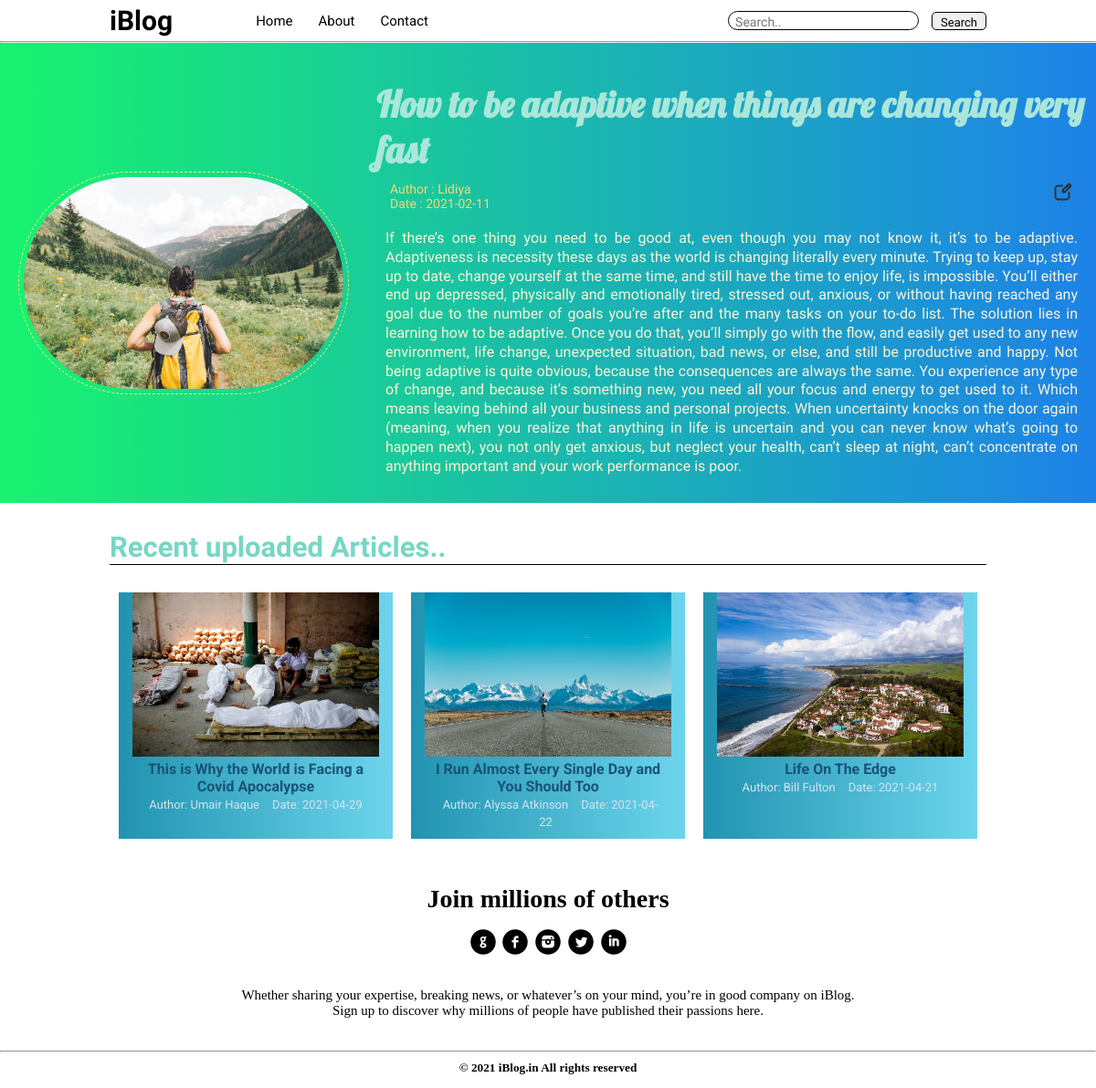
Screenshot of /blog.php?id=4 with the database file from the repository.
### tables this page shows
CREATE TABLE `blogger` (
  `id` int(11) NOT NULL,
  `author` text NOT NULL,
  `publish` date NOT NULL,
  `title` text NOT NULL,
  `content` longtext NOT NULL
);

### blog.php (the view, shortened to what this page needs)
<!DOCTYPE html>
<html lang="en">
<head>
    <link rel="stylesheet" href="css/style.css">
    <link rel="stylesheet" href="css/util.css">
    <link rel="stylesheet" href="css/blogpost.css">
    <link rel="stylesheet" href="css/mobile.css">
    <?php include 'connection.php'; ?>
</head>
<body>
    <nav class="navigation max-width-1 m-auto">
        <div class="nav-left">
            <span>iBlog</span>
            <ul>
                <li><a href="index.php">Home</a></li>
                <li><a href="about.php">About</a></li>
                <li><a href="contact.php">Contact</a></li>
            </ul>
        </div>
        <div class="nav-right">
        <form action="search.php" method="GET">
                <input class="form-input" type="text" name="find" placeholder="Search..">
                <input class="btn" type="submit" value="Search" name="query">
            </form>
        </div>
    </nav>
    <hr>
    <div class="post-img  m-auto">
    <?php
        if(isset($_REQUEST['id'])){
        $id=$_REQUEST['id'];
        $sql="select * from blogger where id=$id";
        $query=mysqli_query($con,$sql);
    }?>
        <div class="contents">
        <?php
        foreach($query as $q){?>
            <div class="contents-left">
                <img src="img/<?php echo $q['id'];?>.png" alt="img">
            </div>
            <div class="contents-right">
                <h1><?php echo $q['title'];?></h1>
                <div class="author-name font3">
                    <div>Author : <?php echo $q['author'];?> <br>
                        Date : <?php echo $q['publish'];?></div>
                    <div><a href="update.php?id=<?php echo $q['id'];?>"><img src="img/edit.png" alt="img"></a></div>
                </div>
                <p>
                <?php echo $q['content'];?>
                </p>
            </div>
            <?php } ?>
        </div>
    </div>
    <div class="home-articles1 max-width-1 m-auto font3">
        <h2>Recent uploaded Articles..</h2>
        <div class="row">
        <?php
                $selectquery="SELECT * FROM blogger order by publish desc limit 3";
                $query=mysqli_query($con,$selectquery);
                while($res=mysqli_fetch_array($query)){
            ?>
            <div class="home-article1">
                <div class="article-img">
                    <img src="img/<?php echo $res['id'];?>.png" alt="img">
                </div>
                <div class="article-content1 font2">
                    <a href="blog.php?id=<?php echo $res['id'];?>">
                        <h4><?php echo $res['title'];?></h4>
                    </a>
                    <span>Author: <?php echo $res['author'];?></span>
                    <span>Date: <?php echo $res['publish'];?></span>
                </div>
            </div>
            <?php
                }
            ?>
        </div>
    </div>
    <div class="footer max-width-2 m-auto my-2">
        <h2>Join millions of others</h2>
        <p>
            <a href="https://www.google.com/"><img src="img/google.png" alt=""></a>
            <a href="https://www.facebook.com/"><img src="img/face.png" alt=""></a>
            <a href="https://www.instagram.com/"><img src="img/insta.png" alt=""></a>
            <a href="https://twitter.com/?logout=1617701369361"><img src="img/twitter.png" alt=""></a>
            <a href="https://in.linkedin.com/"><img src="img/linkedin.png" alt=""></a>
        </p>
        <p>Whether sharing your expertise, breaking news, or whatever’s on your mind, you’re in good company on iBlog.
            <br>
            Sign up to discover why millions of people have published their passions here.
        </p>
    </div>
    <hr>
    <div style="height: 30px; padding-top: 9px; text-align: center;">
        <h5> &copy 2021 iBlog.in All rights reserved</h5>
    </div>
</body>
</html>

### css/style.css (style rules this page uses)
* { margin: 0px; padding: 0px; }
.navigation { font-family: var(--font1); display: flex; justify-content: space-between; align-items: center; padding: 5px 0; }
.nav-left { font-size: 20px; display: flex; }
.nav-left span { font-weight: bold; font-size: 30px; }
.nav-left ul { display: flex; align-items: center; font-size: 15px; margin: 0 77px; }
.nav-left ul li { list-style: none; margin: 0 14px; font-family: var(--font2); }
.nav-left ul li a { text-decoration: none; color: black; }
.footer { display: flex; align-items: center; justify-content: center; color: black; flex-direction: column; padding-bottom: 10px; }
.footer h2 { margin-top: 0px; padding-top: 20px; font-size: 28px; font-family:Lucida Sans }
.footer p { padding: 15px 0px; font-family:Cambria; font-size: 15px; text-align: center; }

### css/util.css (style rules this page uses)
:root { --main-bg-color:brown; --font1:'Baloo Bhaina 2', cursive; --font2:'Roboto', sans-serif; --font3:'Changa', sans-serif; --font4:'Lobster',cursive; --font5:'Courgette', cursive; }
.font2 { font-family: var(--font2); }
.font3 { font-family: var(--font3); }
.max-width-1 { max-width: 80vw; }
.max-width-2 { max-width: 60vw; }
.m-auto { margin: auto; }
.my-2 { margin-top: 10px; margin-bottom: 10px; }
.btn { padding: 0px 9px; padding-top: 3px; border: 1.5px solid black; border-radius: 5px; font-family: var(--font1); font-size: 13px; cursor: pointer; transition: all 0.3s ease-in-out; outline: none; }
.form-input { padding: 0px 7px; padding-top: 3px; font-size: 14px; border: 1.5px solid black; border-radius: 14px; margin: 0 10px; font-family: var(--font1); outline: none; }

### css/blogpost.css (style rules this page uses)
.post-img { overflow: hidden; margin: auto; background: linear-gradient(to right, #00f260, #0575e6); opacity: 0.9; }
.home-articles1 h2 { margin-top: 30px; font-size: 31px; border-bottom: 1px solid black ; color: rgb(118, 215, 196); }
.row { margin:20px auto ; display: flex; }
.home-article1 { padding-bottom: 10px; width: 33%; text-align: center; background: linear-gradient(to right, #2193b0, #6dd5ed); margin: 10px; transition: all 0.3s ease-in-out; }
.home-article1 img { width: 270px; }
.home-article1 span { padding: 5px; font-size: 13px; color: rgb(211, 227, 236); }
.article-content1 { align-self: center; padding: 0px 25px; }
.article-content1 a { text-decoration: none; color:rgb(26, 82, 118); }
.contents-right { font-family: var(--font1); display: flex; flex-direction: column; justify-content: center; padding:10px ; }
.contents-right h1 { font-size: 40px; font-family: var(--font4); padding: 10px 0px; color: rgb(163, 228, 215); }
.contents-right p { line-height: 1.3; padding: 20px 10px; color: rgb(252, 243, 207); text-align: justify; }
.contents-left { display: flex; flex-direction:column; align-items: center; justify-content: center; }
.contents-left img { margin: 20px ; width: 350px; border: 1px dashed rgb(241, 239, 93); border-radius: 200px; padding: 5px; }
.contents { display: flex; margin: auto; margin-top: 22px; }
.author-name { display: flex; justify-content: space-between; }
.author-name div { color: rgb(241, 214, 102); padding: 0px 15px; font-size: 14px; }

### rows the page displays
blogger: title "How to be adaptive when things are changing very fast", author "Lidiya", publish "2021-02-11", content "If there’s one thing you need to be good at, even though you may not know it, it’s to be adaptive. Adaptiveness is necessity these days as the world is changing literally every minute. Trying to keep up, stay up to date, change yourself at the same time, and still have the time to enjoy life, is impossible. You’ll either end up depressed, physically and emotionally tired, stressed out, anxious, or without having reached any goal due to the number of goals you’re after and the many tasks on your to-do list. The solution lies in learning how to be adaptive. Once you do that, you’ll simply go with the flow, and easily get used to any new environment, life change, unexpected situation, bad…"
blogger: shows a picture, title "This is Why the World is Facing a Covid Apocalypse", author "Umair Haque", publish "2021-04-29"
blogger: shows a picture, title "I Run Almost Every Single Day and You Should Too", author "Alyssa Atkinson", publish "2021-04-22"
blogger: shows a picture, title "Life On The Edge", author "Bill Fulton", publish "2021-04-21"
